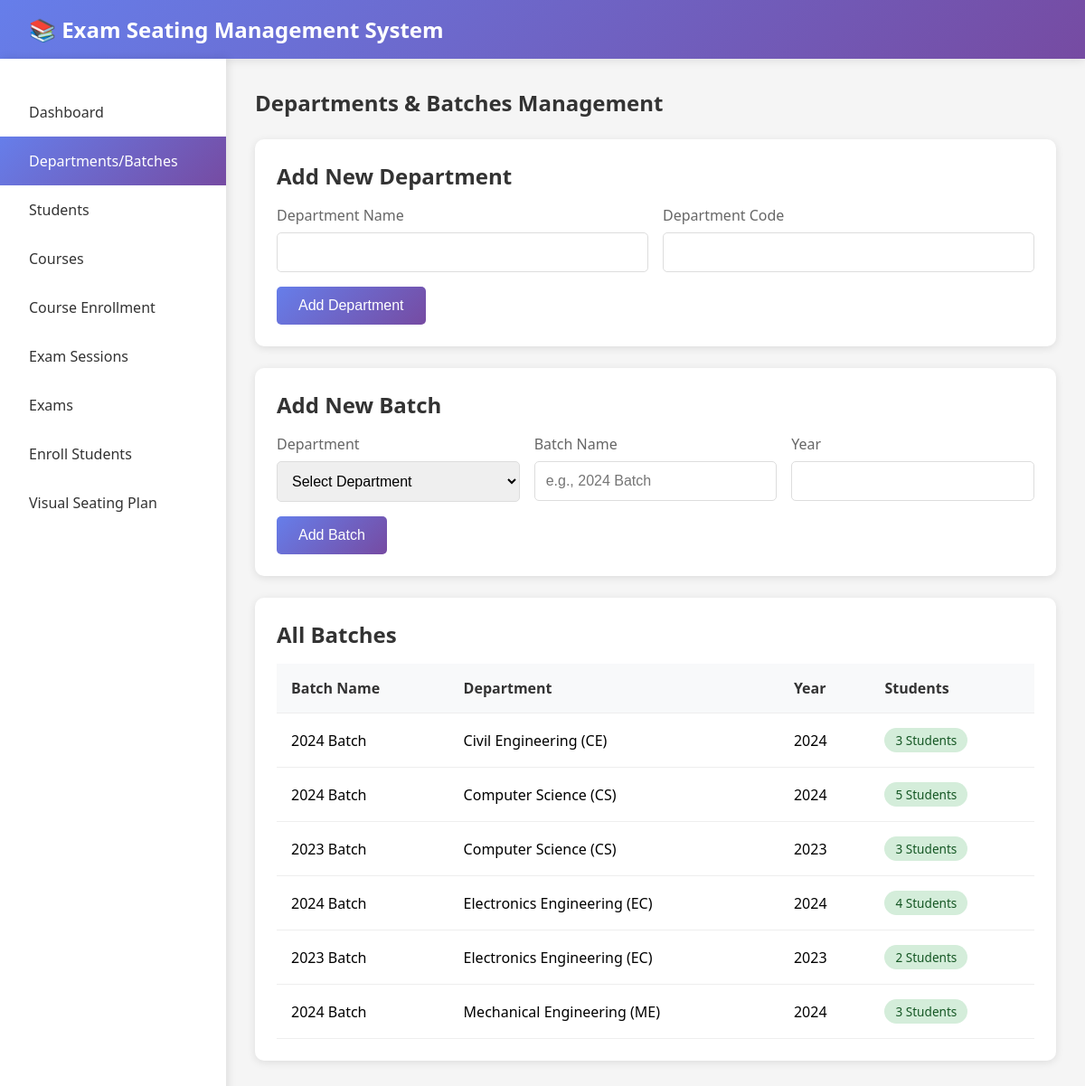
The page /departments.php on the database its author committed.
### tables this page shows
CREATE TABLE batches (
    id INT PRIMARY KEY AUTO_INCREMENT,
    department_id INT NOT NULL,
    name VARCHAR(100) NOT NULL,
    year INT NOT NULL,
    created_at TIMESTAMP DEFAULT CURRENT_TIMESTAMP,
    FOREIGN KEY (department_id) REFERENCES departments(id) ON DELETE CASCADE
);

CREATE TABLE departments (
    id INT PRIMARY KEY AUTO_INCREMENT,
    name VARCHAR(100) NOT NULL,
    code VARCHAR(20) NOT NULL UNIQUE,
     created_at TIMESTAMP DEFAULT CURRENT_TIMESTAMP
);

### departments.php (the view, shortened to what this page needs)
<?php
$conn = getConnection();
$batches = $conn->query("
    SELECT b.*, d.name as dept_name, d.code as dept_code,
    (SELECT COUNT(*) FROM students WHERE batch_id = b.id) as student_count
    FROM batches b
    JOIN departments d ON b.department_id = d.id
    ORDER BY d.name, b.year DESC
");
?>
<!DOCTYPE html>
<html lang="en">
<head>
     <link rel ="stylesheet" href="style.css">
</head>
<body>
    <div class="navbar">
        <h1>📚 Exam Seating Management System</h1>
    </div>
    <div class="container">
        <div class="sidebar">
            <a href="index.php">Dashboard</a>
            <a href="departments.php"class="active"> Departments/Batches</a>
            <a href="students.php"> Students</a>
            <a href="courses.php"> Courses</a>
            <a href="student_course_enrollment.php"> Course Enrollment</a>
            <a href="sessions.php"> Exam Sessions</a>
            <a href="exams.php"> Exams</a>
            <a href="enroll_students.php"> Enroll Students</a>
            <a href="visual_seating.php" > Visual Seating Plan</a>
        </div>
        <div class="main-content">
            <h2 style="margin-bottom: 1.5rem; color: #333;">Departments & Batches Management</h2>
            <div class="card">
                <h2>Add New Department</h2>
                <form method="POST">
                    <div class="form-grid">
                        <div class="form-group">
                            <label>Department Name</label>
                            <input type="text" name="name" required>
                        </div>
                        <div class="form-group">
                            <label>Department Code</label>
                            <input type="text" name="code" required>
                        </div>
                    </div>
                    <button type="submit" name="add_department" class="btn">Add Department</button>
                </form>
            </div>
            <div class="card">
                <h2>Add New Batch</h2>
                <form method="POST">
                    <div class="form-grid">
                        <div class="form-group">
                            <label>Department</label>
                            <select name="department_id" required>
                                <option value="">Select Department</option>
                            </select>
                        </div>
                        <div class="form-group">
                            <label>Batch Name</label>
                            <input type="text" name="name" placeholder="e.g., 2024 Batch" required>
                        </div>
                        <div class="form-group">
                            <label>Year</label>
                            <input type="number" name="year" min="2020" max="2030" required>
                        </div>
                    </div>
                    <button type="submit" name="add_batch" class="btn">Add Batch</button>
                </form>
            </div>
            <div class="card">
                <h2>All Batches</h2>
                <table>
                    <thead>
                        <tr>
                            <th>Batch Name</th>
                            <th>Department</th>
                            <th>Year</th>
                            <th>Students</th>
                        </tr>
                    </thead>
                    <tbody>
                        <?php while ($batch = $batches->fetch_assoc()): ?>
                        <tr>
                            <td><?php echo htmlspecialchars($batch['name']); ?></td>
                            <td><?php echo htmlspecialchars($batch['dept_name']); ?> (<?php echo htmlspecialchars($batch['dept_code']); ?>)</td>
                            <td><?php echo $batch['year']; ?></td>
                            <td><span class="badge"><?php echo $batch['student_count']; ?> Students</span></td>
                        </tr>
                        <?php endwhile; ?>
                    </tbody>
                </table>
            </div>
        </div>
    </div>
</body>
</html>

### style.css (style rules this page uses)
* { margin: 0; padding: 0; box-sizing: border-box; }
body { font-family: 'Segoe UI', Tahoma, Geneva, Verdana, sans-serif; background: #f5f5f5; font-size: 16px; }
.navbar { background: linear-gradient(135deg, #667eea 0%, #764ba2 100%); color: white; padding: 1rem 2rem; box-shadow: 0 2px 10px rgba(0,0,0,0.1); position: relative; }
.navbar h1 { font-size: 1.5rem; }
.container { display: flex; min-height: calc(100vh - 70px); }
.sidebar { width: 250px; background: white; padding: 2rem 0; box-shadow: 2px 0 10px rgba(0,0,0,0.1); transition: transform 0.3s ease; position: relative; z-index: 100; }
.sidebar a { display: block; padding: 1rem 2rem; color: #333; text-decoration: none; transition: all 0.3s; white-space: nowrap; overflow: hidden; text-overflow: ellipsis; }
.sidebar a:hover, .sidebar a.active { background: linear-gradient(135deg, #667eea 0%, #764ba2 100%); color: white; }
.main-content { flex: 1; padding: 2rem; overflow-x: hidden; }
.card { background: white; padding: 1.5rem; border-radius: 10px; box-shadow: 0 2px 10px rgba(0,0,0,0.1); margin-bottom: 1.5rem; overflow-x: auto; }
.card h2 { margin-bottom: 1rem; color: #333; font-size: 1.5rem; }
table { width: 100%; border-collapse: collapse; min-width: 600px; }
th, td { padding: 1rem; text-align: left; border-bottom: 1px solid #eee; }
th { background: #f8f9fa; font-weight: 600; color: #333; }
.form-grid { display: grid; grid-template-columns: repeat(auto-fit, minmax(200px, 1fr)); gap: 1rem; margin-bottom: 1rem; }
.form-group { display: flex; flex-direction: column; }
.form-group label { margin-bottom: 0.5rem; color: #666; font-weight: 500; }
.form-group input, .form-group select, .form-group textarea { padding: 0.75rem; border: 1px solid #ddd; border-radius: 5px; font-size: 1rem; width: 100%; }
.btn { padding: 0.75rem 1.5rem; background: linear-gradient(135deg, #667eea 0%, #764ba2 100%); color: white; border: none; border-radius: 5px; cursor: pointer; font-size: 1rem; transition: all 0.3s; white-space: nowrap; }
.badge { display: inline-block; padding: 0.25rem 0.75rem; border-radius: 20px; font-size: 0.85rem; font-weight: 500; }

### departments.php (style rules this page uses)
* { margin: 0; padding: 0; box-sizing: border-box; }
body { font-family: 'Segoe UI', Tahoma, Geneva, Verdana, sans-serif; background: #f5f5f5; }
.navbar { background: linear-gradient(135deg, #667eea 0%, #764ba2 100%); color: white; padding: 1rem 2rem; box-shadow: 0 2px 10px rgba(0,0,0,0.1); }
.navbar h1 { font-size: 1.5rem; }
.container { display: flex; min-height: calc(100vh - 70px); }
.sidebar { width: 250px; background: white; padding: 2rem 0; box-shadow: 2px 0 10px rgba(0,0,0,0.1); }
.sidebar a { display: block; padding: 1rem 2rem; color: #333; text-decoration: none; transition: all 0.3s; }
.sidebar a:hover, .sidebar a.active { background: linear-gradient(135deg, #667eea 0%, #764ba2 100%); color: white; }
.main-content { flex: 1; padding: 2rem; }
.card { background: white; padding: 1.5rem; border-radius: 10px; box-shadow: 0 2px 10px rgba(0,0,0,0.1); margin-bottom: 1.5rem; }
.card h2 { margin-bottom: 1rem; color: #333; }
.form-grid { display: grid; grid-template-columns: repeat(auto-fit, minmax(200px, 1fr)); gap: 1rem; margin-bottom: 1rem; }
.form-group { display: flex; flex-direction: column; }
.form-group label { margin-bottom: 0.5rem; color: #666; font-weight: 500; }
.form-group input, .form-group select { padding: 0.75rem; border: 1px solid #ddd; border-radius: 5px; font-size: 1rem; }
.btn { padding: 0.75rem 1.5rem; background: linear-gradient(135deg, #667eea 0%, #764ba2 100%); color: white; border: none; border-radius: 5px; cursor: pointer; font-size: 1rem; transition: transform 0.2s; }
table { width: 100%; border-collapse: collapse; }
th, td { padding: 1rem; text-align: left; border-bottom: 1px solid #eee; }
th { background: #f8f9fa; font-weight: 600; color: #333; }
.badge { display: inline-block; padding: 0.25rem 0.75rem; border-radius: 20px; font-size: 0.85rem; font-weight: 500; background: #d4edda; color: #155724; }

### rows shown on the page
batches: name "2024 Batch", department.name "Civil Engineering", department.code "CE", year "2024", student_count "3"
batches: name "2024 Batch", department.name "Computer Science", department.code "CS", year "2024", student_count "5"
batches: name "2023 Batch", department.name "Computer Science", department.code "CS", year "2023", student_count "3"
batches: name "2024 Batch", department.name "Electronics Engineering", department.code "EC", year "2024", student_count "4"
batches: name "2023 Batch", department.name "Electronics Engineering", department.code "EC", year "2023", student_count "2"
batches: name "2024 Batch", department.name "Mechanical Engineering", department.code "ME", year "2024", student_count "3"
